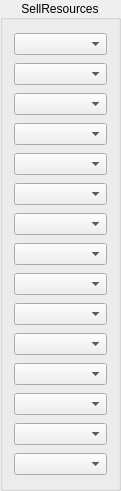
       <widget class="QGroupBox" name="SellResources">
        <property name="geometry">
         <rect>
          <x>790</x>
          <y>20</y>
          <width>121</width>
          <height>491</height>
         </rect>
        </property>
        <property name="toolTip">
         <string>&lt;html&gt;&lt;head/&gt;&lt;body&gt;&lt;p&gt;Resources to sell down to 0&lt;/p&gt;&lt;/body&gt;&lt;/html&gt;</string>
        </property>
        <property name="title">
         <string>SellResources</string>
        </property>
        <property name="alignment">
         <set>Qt::AlignCenter</set>
        </property>
        <property name="flat">
         <bool>false</bool>
        </property>
        <layout class="QGridLayout" name="gridLayout_3">
         <item row="8" column="2">
          <widget class="QComboBox" name="SellResource09"/>
         </item>
         <item row="14" column="2">
          <widget class="QComboBox" name="SellResource15"/>
         </item>
         <item row="2" column="2">
          <widget class="QComboBox" name="SellResource03"/>
         </item>
         <item row="11" column="2">
          <widget class="QComboBox" name="SellResource12"/>
         </item>
         <item row="5" column="2">
          <widget class="QComboBox" name="SellResource07"/>
         </item>
         <item row="0" column="2">
          <widget class="QComboBox" name="SellResource01"/>
         </item>
         <item row="9" column="2">
          <widget class="QComboBox" name="SellResource10"/>
         </item>
         <item row="6" column="2">
          <widget class="QComboBox" name="SellResource06"/>
         </item>
         <item row="13" column="2">
          <widget class="QComboBox" name="SellResource14"/>
         </item>
         <item row="1" column="2">
          <widget class="QComboBox" name="SellResource02"/>
         </item>
         <item row="7" column="2">
          <widget class="QComboBox" name="SellResource08"/>
         </item>
         <item row="3" column="2">
          <widget class="QComboBox" name="SellResource04"/>
         </item>
         <item row="4" column="2">
          <widget class="QComboBox" name="SellResource05"/>
         </item>
         <item row="12" column="2">
          <widget class="QComboBox" name="SellResource13"/>
         </item>
         <item row="10" column="2">
          <widget class="QComboBox" name="SellResource11"/>
         </item>
        </layout>
       </widget>
